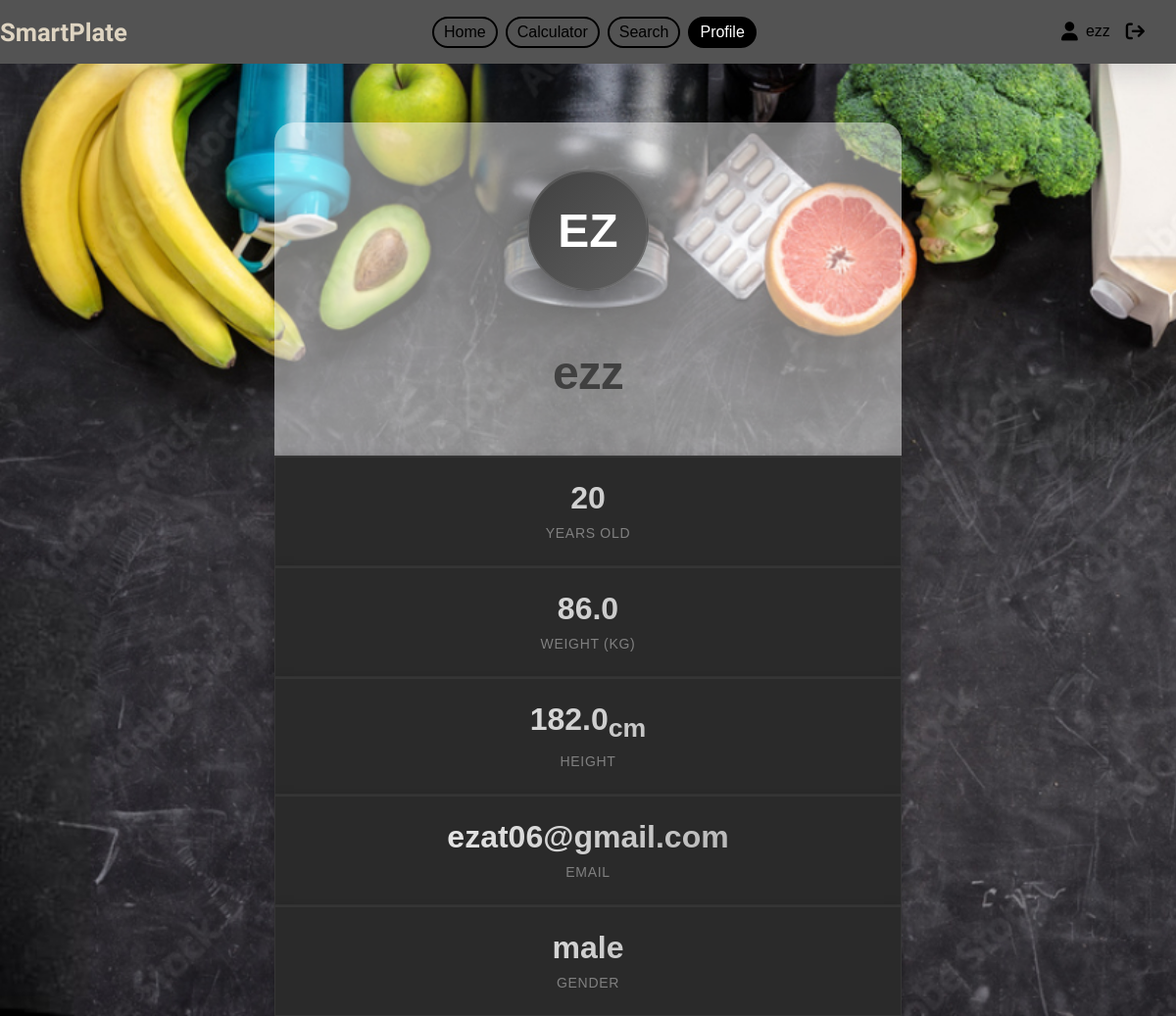
The app's page /user/Profile/ (signed in) with its own data.
### Users/models.py (models this page shows, shortened)
class User(models.Model):
    username = models.CharField(max_length=100)
    age = models.IntegerField(default=0)
    height = models.FloatField(default=0.0)  #in cm
    weight = models.FloatField(default=0.0) # in Kg
    email = models.CharField(max_length=255, unique=True)
    password = models.CharField(max_length=255)

class UserNutrition(models.Model):
    user = models.OneToOneField(User, on_delete=models.CASCADE, related_name='nutrition_profile')
    gender = models.CharField(max_length=10 , null=True)
    total_protein = models.FloatField(default=0)
    total_carbs = models.FloatField(default=0)
    total_fat = models.FloatField(default=0)
    total_calories = models.FloatField(default=0)
    total_water = models.FloatField(default=0)
    goal_protein = models.FloatField(default=0)
    goal_carbs = models.FloatField(default=0)
    goal_fat = models.FloatField(default=0)
    goal_calories = models.FloatField(default=0)
    goal_water = models.FloatField(default=0)

### Users/views.py (the view)
# urls.py: path('Profile/',views.Profile,name='profile'),
def Profile(request):
    user_id = request.session.get('user_id')
    if not user_id:
        return redirect('login')
    try:
        user = User.objects.get(id=user_id)
        user_nutrition = UserNutrition.objects.get(user=user)
    except (User.DoesNotExist, UserNutrition.DoesNotExist):
        return redirect('login')
    context = {
        'user': user,
        'user_nutrition': user_nutrition
    }
    return render(request, 'profile.html', context)

### Users/Templates/profile.html (shortened to what this page needs)
{% load static %}
<!DOCTYPE html>
<html lang="en">
<head>
    <link rel="stylesheet" href="{% static 'CSS/profile.css' %}">
</head>
<body>
    <nav id="navbar">
            <div id="Logo">
                <h1>SmartPlate</h1>
            </div>
            <div id="list">
                <ul>
                    <li><a id="home" href="{% url 'home' %}">Home</a></li>
                    <li><a id="Calculator" href="{% url 'calculator' %}">Calculator</a></li>
                    <li><a id="search" href="{% url 'search' %}">Search</a></li>
                    <li><a id="profilenav" href="{% url 'profile' %}">Profile</a></li>
                </ul>
            </div>
            <div id="user_logout">
                <div id="profile">
                    <i class="fa-solid fa-user"></i>
                     <p>{{ request.session.user_name }}</p>
                </div>
                <div id="Logout">
                    <a href=""><i class="fa-solid fa-arrow-right-from-bracket"></i></a>
                </div>
            </div>
        </nav>
    <div id="container">
        <div id="profile_card">
            <header id="profile-header">
                <div class="profile-avatar" id="avtar_val">{{ user.username|slice:":2"|upper }}</div>
                <h1 class="profile-name" id="name_val">{{ user.username }}</h1>
            </header>
            <section id="user_info">
                <div class="stat-card" id="age">
                    <span class="stat-value" id="age_val">{{ user.age }}</span>
                    <span class="stat-label">Years Old</span>
                </div>
                <div class="stat-card" id="weight">
                    <span class="stat-value" id="weight_val">{{ user.weight }}</span>
                    <span class="stat-label">Weight (Kg)</span>
                </div>
                <div class="stat-card" id="height">
                    <span class="stat-value" id="height_val">{{ user.height }}<sub>cm</sub></span>
                    <span class="stat-label">Height</span>
                </div>
                <div class="stat-card" id="goal">
                    <span class="stat-value" id="email_val">{{ user.email }}</span>
                    <span class="stat-label">Email</span>
                </div>
                <div class="stat-card" id="activity">
                    <span class="stat-value" id="gender_val">{{ user_nutrition.gender }}</span>
                    <span class="stat-label">Gender</span>
                </div>
            </section>
        </div>
    </div>
</body>
</html>

### Users/static/CSS/profile.css (style rules this page uses)
body { margin: 0; padding: 0; width: 100%; min-height: 100vh; overflow-x: hidden; background-color: rgb(220, 235, 245); font-family: sans-serif; box-sizing: border-box; background-image: url(../images/1000_F_239063945_TOftLnSLduQQohDKOP86lfscoGpwNJ7g.jpg); background-size: cover; }
#navbar { width: 100%; height: 65px; box-shadow: 0px 13px 20px 0px rgba(23, 26, 39, 0.10); background: #535353; display: flex; align-items: center; justify-content: space-between; position: sticky; top: 0px; z-index: 100; }
#Logo { flex-shrink: 0; }
#Logo h1 { margin: 0; font-family: "Edu NSW ACT Hand Pre", cursive; font-weight: 700; color: rgb(222, 212, 193); font-size: 1.8rem; }
#list { display: flex; align-items: center; position: relative; }
#list ul { display: flex; justify-content: center; align-items: center; list-style: none; margin: 0; padding: 0; gap: 1rem; }
#list ul li a { font-size: 1.1rem; text-decoration: none; color: #000; padding: 6px 12px; border: 2px solid black; border-radius: 20px; transition: all 0.3s ease; display: block; white-space: nowrap; }
#user_logout { display: flex; align-items: center; gap: 1rem; flex-shrink: 0; margin-right: 2rem; }
#profile { display: flex; align-items: center; gap: 0.5rem; }
#profile p { font-size: 1rem; margin: 0; color: #000; white-space: nowrap; }
#profile i { font-size: 1.2rem; }
#Logout a { font-size: 1.2rem; color: #000; transition: color 0.3s ease; }
@media (max-width: 1200px) { #list ul { gap: 0.5rem; } }
@media (max-width: 1200px) { #list ul li a { padding: 5px 10px; font-size: 1rem; } }
@media (max-width: 1200px) { #Logo h1 { font-size: 1.6rem; } }
#container { width: 100%; height: auto; display: flex; flex-direction: column; align-items: center; justify-content: center; margin-top: 60px; }
#profile-header { padding: 3rem 2rem; display: flex; flex-direction: column; justify-content: center; align-items: center; position: relative; background-color: rgba(255, 255, 255, 0.466); border-bottom: 1px solid rgba(128, 128, 128, 0.1); border-top-left-radius:20px ; border-top-right-radius:20px ; }
.profile-avatar { width: 120px; height: 120px; border-radius: 50%; background: linear-gradient(135deg, #404040 0%, #606060 100%); margin: 0 auto 1.5rem; display: flex; align-items: center; justify-content: center; font-size: 3rem; font-weight: 700; color: #ffffff; box-shadow: 0 10px 30px rgba(0, 0, 0, 0.4), inset 0 1px 0 rgba(255, 255, 255, 0.1); animation: float 6s ease-in-out infinite; border: 2px solid rgba(255, 255, 255, 0.1); }
.profile-name { font-size: clamp(2rem, 5vw, 3rem); font-weight: 700; margin-bottom: 0.5rem; color:#404040; letter-spacing: -0.02em; }
.stat-card { background: #2a2a2a; padding: 1.5rem; text-align: center; box-shadow: 0 4px 12px rgba(0, 0, 0, 0.3), inset 0 1px 0 rgba(255, 255, 255, 0.05); transition: all 0.3s cubic-bezier(0.4, 0, 0.2, 1); border: 1px solid rgba(64, 64, 64, 0.5); position: relative; overflow: hidden; }
.stat-card::before { content: ''; position: absolute; top: 0; left: 0; right: 0; height: 3px; background: linear-gradient(90deg, #808080, #c0c0c0); transform: scaleX(0); transition: transform 0.3s ease; }
.stat-value { font-size: 2rem; font-weight: 700; background: linear-gradient(135deg, #ffffff, #a0a0a0); -webkit-background-clip: text; -webkit-text-fill-color: transparent; background-clip: text; margin-bottom: 0.5rem; display: block; }
.stat-label { font-size: 0.875rem; color: #808080; font-weight: 500; text-transform: uppercase; letter-spacing: 0.05em; }
#profile_card { width: 640px; }

### records on screen
User: session.user_name "ezz", username "EZ", username "ezz", age "20", weight "86.0", height "182.0", email "ezat06@gmail.com"
UserNutrition: gender "male"
